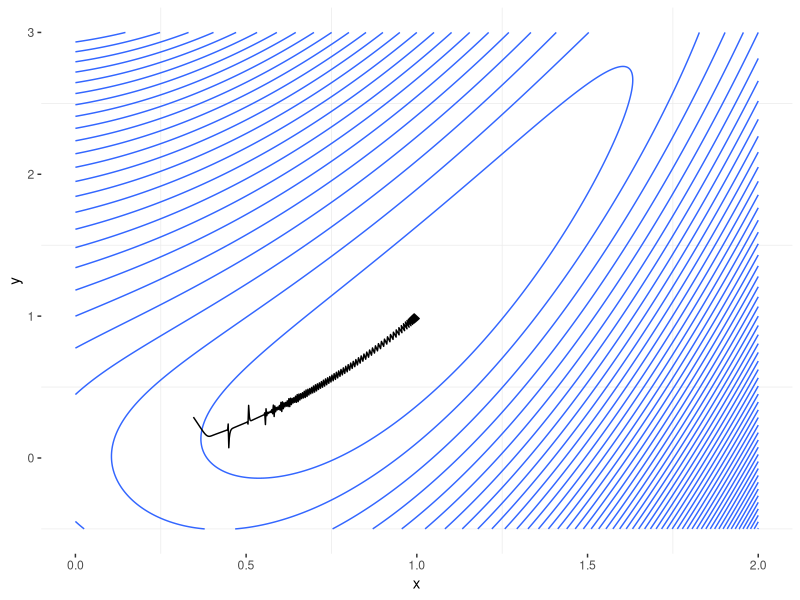

R code for this plot:
# RMSprop

library(ggplot2)

mytheme = theme_bw() + theme(panel.border = element_blank(), panel.grid.major = element_blank())

theta1_seq <- seq(0, 2,length.out =  1000)
theta2_seq <- seq(-0.5,3,length.out =  1000)
data = expand.grid(x = theta1_seq,y = theta2_seq,KEEP.OUT.ATTRS = FALSE)


response = function(theta1,theta2){
  return(0.5*(theta1^2-theta2)^2+0.5*(theta1-1)^2)
}

data = cbind(data, response = response(data$x,data$y))

plot = ggplot(data, aes(x = x, y = y, z=response)) + stat_contour(binwidth = 0.2)+mytheme


searching = data.frame(theta1=rep(0,100),theta2=rep(0,100),response=rep(0,100))

theta1 = dunif(1,0,3)
theta2 = dunif(1,0,3)
decay = 0.9
cache1 = 0 
cache2 = 0

for(i in 1:2500){
  
  dtheta1 = (2*theta1^{3}-2*theta1*theta2+theta1-1)
  dtheta2 = (-(theta1^2)+theta2)
  lr1 = 0.001
  lr2 = 0.001
  
  cache1 = decay*cache1 + (1-decay)*(dtheta1^2)
  cache2 = decay*cache2 + (1-decay)*(dtheta2^2)
  
  theta1_new = theta1 - lr1*dtheta1/(cache1+1e-7)
  theta2_new = theta2 - lr2*dtheta2/(cache2+1e-7)
  response_value = response(theta1_new,theta2_new)
  
  theta1 = theta1_new
  theta2 = theta2_new
  
  cat("Iteration:", i,"\n")
  cat("theta1: ", theta1, "\n")
  cat("theta2: ", theta2, "\n")
  cat("Response: ", response_value,"\n")
  searching[i,1] = theta1
  searching[i,2] = theta2
  searching[i,3] = response_value
}

plot + geom_path(data=searching, aes(x=theta1,y=theta2))